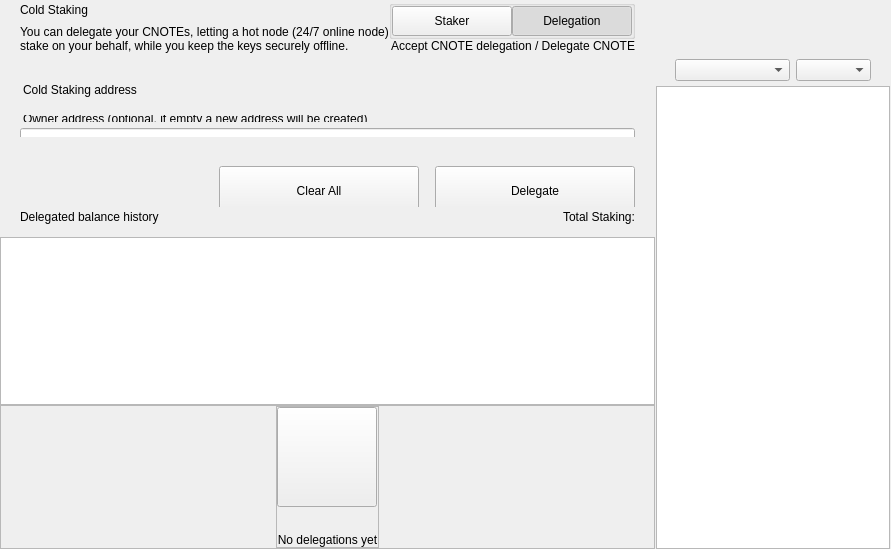
<?xml version="1.0" encoding="UTF-8"?>
<ui version="4.0">
 <class>ColdStakingWidget</class>
 <widget class="QWidget" name="ColdStakingWidget">
  <property name="geometry">
   <rect>
    <x>0</x>
    <y>0</y>
    <width>629</width>
    <height>549</height>
   </rect>
  </property>
  <property name="windowTitle">
   <string>Form</string>
  </property>
  <layout class="QHBoxLayout" name="horizontalLayout_1" stretch="2,1">
   <property name="spacing">
    <number>0</number>
   </property>
   <property name="leftMargin">
    <number>0</number>
   </property>
   <property name="topMargin">
    <number>0</number>
   </property>
   <property name="rightMargin">
    <number>0</number>
   </property>
   <property name="bottomMargin">
    <number>0</number>
   </property>
   <item>
    <widget class="QWidget" name="left" native="true">
     <layout class="QVBoxLayout" name="verticalLayout_3">
      <property name="leftMargin">
       <number>0</number>
      </property>
      <property name="topMargin">
       <number>0</number>
      </property>
      <property name="rightMargin">
       <number>0</number>
      </property>
      <property name="bottomMargin">
       <number>0</number>
      </property>
      <item>
       <layout class="QVBoxLayout" name="verticalLayout_2">
        <property name="spacing">
         <number>0</number>
        </property>
        <item>
         <layout class="QVBoxLayout" name="verticalLayoutTop">
          <property name="spacing">
           <number>0</number>
          </property>
          <property name="leftMargin">
           <number>0</number>
          </property>
          <property name="rightMargin">
           <number>0</number>
          </property>
          <item>
           <widget class="QWidget" name="containerTitle" native="true">
            <property name="sizePolicy">
             <sizepolicy hsizetype="Preferred" vsizetype="Minimum">
              <horstretch>0</horstretch>
              <verstretch>0</verstretch>
             </sizepolicy>
            </property>
            <property name="maximumSize">
             <size>
              <width>16777215</width>
              <height>100</height>
             </size>
            </property>
            <layout class="QHBoxLayout" name="containerTitleLayout">
             <property name="spacing">
              <number>0</number>
             </property>
             <property name="leftMargin">
              <number>20</number>
             </property>
             <property name="topMargin">
              <number>0</number>
             </property>
             <property name="rightMargin">
              <number>20</number>
             </property>
             <property name="bottomMargin">
              <number>0</number>
             </property>
             <item>
              <layout class="QVBoxLayout" name="verticalLayout11">
               <property name="spacing">
                <number>5</number>
               </property>
               <item>
                <widget class="QLabel" name="labelTitle">
                 <property name="text">
                  <string>Cold Staking</string>
                 </property>
                </widget>
               </item>
               <item>
                <widget class="QLabel" name="labelSubtitle1">
                 <property name="maximumSize">
                  <size>
                   <width>16777215</width>
                   <height>16777215</height>
                  </size>
                 </property>
                 <property name="text">
                  <string>You can delegate your CNOTEs, letting a hot node (24/7 online node)
stake on your behalf, while you keep the keys securely offline.</string>
                 </property>
                </widget>
               </item>
              </layout>
             </item>
             <item>
              <spacer name="horizontalSpacer">
               <property name="orientation">
                <enum>Qt::Horizontal</enum>
               </property>
               <property name="sizeHint" stdset="0">
                <size>
                 <width>40</width>
                 <height>20</height>
                </size>
               </property>
              </spacer>
             </item>
             <item>
              <widget class="QWidget" name="containerViewPrivacyChecks" native="true">
               <layout class="QVBoxLayout" name="containerPrivacyChecks">
                <property name="spacing">
                 <number>0</number>
                </property>
                <property name="leftMargin">
                 <number>0</number>
                </property>
                <property name="topMargin">
                 <number>0</number>
                </property>
                <property name="rightMargin">
                 <number>0</number>
                </property>
                <property name="bottomMargin">
                 <number>0</number>
                </property>
                <item alignment="Qt::AlignHCenter|Qt::AlignVCenter">
                 <widget class="QGroupBox" name="groupBox">
                  <property name="title">
                   <string/>
                  </property>
                  <layout class="QHBoxLayout" name="horizontalLayout_2_1">
                   <property name="spacing">
                    <number>0</number>
                   </property>
                   <property name="leftMargin">
                    <number>0</number>
                   </property>
                   <property name="topMargin">
                    <number>0</number>
                   </property>
                   <property name="rightMargin">
                    <number>0</number>
                   </property>
                   <property name="bottomMargin">
                    <number>0</number>
                   </property>
                   <item>
                    <widget class="QPushButton" name="pushLeft">
                     <property name="minimumSize">
                      <size>
                       <width>120</width>
                       <height>30</height>
                      </size>
                     </property>
                     <property name="maximumSize">
                      <size>
                       <width>120</width>
                       <height>30</height>
                      </size>
                     </property>
                     <property name="focusPolicy">
                      <enum>Qt::NoFocus</enum>
                     </property>
                     <property name="text">
                      <string>Staker</string>
                     </property>
                     <property name="checkable">
                      <bool>true</bool>
                     </property>
                     <property name="autoExclusive">
                      <bool>true</bool>
                     </property>
                    </widget>
                   </item>
                   <item>
                    <widget class="QPushButton" name="pushRight">
                     <property name="minimumSize">
                      <size>
                       <width>120</width>
                       <height>30</height>
                      </size>
                     </property>
                     <property name="maximumSize">
                      <size>
                       <width>120</width>
                       <height>30</height>
                      </size>
                     </property>
                     <property name="focusPolicy">
                      <enum>Qt::NoFocus</enum>
                     </property>
                     <property name="text">
                      <string>Delegation</string>
                     </property>
                     <property name="checkable">
                      <bool>true</bool>
                     </property>
                     <property name="checked">
                      <bool>true</bool>
                     </property>
                     <property name="autoExclusive">
                      <bool>true</bool>
                     </property>
                    </widget>
                   </item>
                  </layout>
                 </widget>
                </item>
                <item alignment="Qt::AlignTop">
                 <widget class="QLabel" name="labelSubtitle2">
                  <property name="text">
                   <string>Accept CNOTE delegation / Delegate CNOTE</string>
                  </property>
                  <property name="alignment">
                   <set>Qt::AlignRight|Qt::AlignTrailing|Qt::AlignVCenter</set>
                  </property>
                 </widget>
                </item>
               </layout>
              </widget>
             </item>
            </layout>
           </widget>
          </item>
          <item>
           <spacer name="verticalSpacer_2">
            <property name="orientation">
             <enum>Qt::Vertical</enum>
            </property>
            <property name="sizeType">
             <enum>QSizePolicy::Fixed</enum>
            </property>
            <property name="sizeHint" stdset="0">
             <size>
              <width>20</width>
              <height>30</height>
             </size>
            </property>
           </spacer>
          </item>
          <item>
           <widget class="QWidget" name="containerSend" native="true">
            <property name="minimumSize">
             <size>
              <width>0</width>
              <height>50</height>
             </size>
            </property>
            <layout class="QVBoxLayout" name="containerSendRow">
             <property name="spacing">
              <number>6</number>
             </property>
             <property name="leftMargin">
              <number>0</number>
             </property>
             <property name="topMargin">
              <number>0</number>
             </property>
             <property name="rightMargin">
              <number>0</number>
             </property>
             <property name="bottomMargin">
              <number>0</number>
             </property>
             <item>
              <widget class="QLabel" name="labelEditTitle">
               <property name="maximumSize">
                <size>
                 <width>16777215</width>
                 <height>30</height>
                </size>
               </property>
               <property name="styleSheet">
                <string notr="true">padding-left:20px; padding-bottom:3px;</string>
               </property>
               <property name="text">
                <string>Cold Staking address</string>
               </property>
              </widget>
             </item>
             <item>
              <spacer name="verticalSpacer_6">
               <property name="orientation">
                <enum>Qt::Vertical</enum>
               </property>
               <property name="sizeType">
                <enum>QSizePolicy::Fixed</enum>
               </property>
               <property name="sizeHint" stdset="0">
                <size>
                 <width>20</width>
                 <height>9</height>
                </size>
               </property>
              </spacer>
             </item>
             <item>
              <widget class="QWidget" name="containerOwner" native="true">
               <layout class="QVBoxLayout" name="vContainerOwner">
                <property name="spacing">
                 <number>4</number>
                </property>
                <property name="leftMargin">
                 <number>20</number>
                </property>
                <property name="topMargin">
                 <number>0</number>
                </property>
                <property name="rightMargin">
                 <number>20</number>
                </property>
                <property name="bottomMargin">
                 <number>0</number>
                </property>
                <item>
                 <widget class="QLabel" name="labelSubtitleDescription">
                  <property name="maximumSize">
                   <size>
                    <width>16777215</width>
                    <height>20</height>
                   </size>
                  </property>
                  <property name="styleSheet">
                   <string notr="true">margin-bottom:2px;
                   margin-left:0.05px;
                   padding:0px;</string>
                  </property>
                  <property name="text">
                   <string>Owner address (optional, if empty a new address will be created)</string>
                  </property>
                 </widget>
                </item>
                <item>
                 <widget class="QLineEdit" name="lineEditOwnerAddress">
                  <property name="minimumSize">
                   <size>
                    <width>0</width>
                    <height>50</height>
                   </size>
                  </property>
                  <property name="maximumSize">
                   <size>
                    <width>16777215</width>
                    <height>50</height>
                   </size>
                  </property>
                  <property name="styleSheet">
                   <string notr="true"/>
                  </property>
                  <property name="placeholderText">
                   <string>Enter owner address</string>
                  </property>
                 </widget>
                </item>
               </layout>
              </widget>
             </item>
            </layout>
           </widget>
          </item>
         </layout>
        </item>
        <item>
         <spacer name="verticalSpacer_3">
          <property name="orientation">
           <enum>Qt::Vertical</enum>
          </property>
          <property name="sizeType">
           <enum>QSizePolicy::Minimum</enum>
          </property>
          <property name="sizeHint" stdset="0">
           <size>
            <width>20</width>
            <height>20</height>
           </size>
          </property>
         </spacer>
        </item>
        <item>
         <widget class="QWidget" name="containerBtn" native="true">
          <property name="minimumSize">
           <size>
            <width>0</width>
            <height>50</height>
           </size>
          </property>
          <layout class="QHBoxLayout" name="horizontalLayout">
           <property name="rightMargin">
            <number>20</number>
           </property>
           <item>
            <spacer name="horizontalSpacer_2">
             <property name="orientation">
              <enum>Qt::Horizontal</enum>
             </property>
             <property name="sizeHint" stdset="0">
              <size>
               <width>200</width>
               <height>20</height>
              </size>
             </property>
            </spacer>
           </item>
           <item>
            <layout class="QHBoxLayout" name="horizontalLayout_7">
             <item>
              <spacer name="horizontalSpacer_3">
               <property name="orientation">
                <enum>Qt::Horizontal</enum>
               </property>
               <property name="sizeType">
                <enum>QSizePolicy::Expanding</enum>
               </property>
               <property name="sizeHint" stdset="0">
                <size>
                 <width>40</width>
                 <height>20</height>
                </size>
               </property>
              </spacer>
             </item>
             <item>
              <widget class="QPushButton" name="pushButtonClear">
               <property name="minimumSize">
                <size>
                 <width>200</width>
                 <height>50</height>
                </size>
               </property>
               <property name="focusPolicy">
                <enum>Qt::NoFocus</enum>
               </property>
               <property name="text">
                <string>Clear All</string>
               </property>
              </widget>
             </item>
             <item>
              <spacer name="horizontalSpacer_4">
               <property name="orientation">
                <enum>Qt::Horizontal</enum>
               </property>
               <property name="sizeType">
                <enum>QSizePolicy::Fixed</enum>
               </property>
               <property name="sizeHint" stdset="0">
                <size>
                 <width>10</width>
                 <height>20</height>
                </size>
               </property>
              </spacer>
             </item>
             <item>
              <widget class="QPushButton" name="pushButtonSend">
               <property name="minimumSize">
                <size>
                 <width>200</width>
                 <height>50</height>
                </size>
               </property>
               <property name="maximumSize">
                <size>
                 <width>200</width>
                 <height>50</height>
                </size>
               </property>
               <property name="focusPolicy">
                <enum>Qt::NoFocus</enum>
               </property>
               <property name="text">
                <string>Delegate</string>
               </property>
              </widget>
             </item>
            </layout>
           </item>
          </layout>
         </widget>
        </item>
        <item>
         <widget class="QWidget" name="containerHistoryLabel" native="true">
          <layout class="QHBoxLayout" name="horizontalLayout_4">
           <property name="spacing">
            <number>0</number>
           </property>
           <property name="leftMargin">
            <number>20</number>
           </property>
           <property name="topMargin">
            <number>0</number>
           </property>
           <property name="rightMargin">
            <number>20</number>
           </property>
           <property name="bottomMargin">
            <number>0</number>
           </property>
           <item>
            <widget class="QWidget" name="verticalWidget" native="true">
             <property name="minimumSize">
              <size>
               <width>100</width>
               <height>0</height>
              </size>
             </property>
             <layout class="QVBoxLayout" name="verticalLayout_58">
              <property name="leftMargin">
               <number>0</number>
              </property>
              <property name="topMargin">
               <number>0</number>
              </property>
              <property name="rightMargin">
               <number>0</number>
              </property>
              <property name="bottomMargin">
               <number>0</number>
              </property>
              <item>
               <widget class="QLabel" name="labelListHistory">
                <property name="text">
                 <string>Delegated balance history</string>
                </property>
               </widget>
              </item>
             </layout>
            </widget>
           </item>
           <item>
            <spacer name="horizontalSpacer_5">
             <property name="orientation">
              <enum>Qt::Horizontal</enum>
             </property>
             <property name="sizeHint" stdset="0">
              <size>
               <width>40</width>
               <height>20</height>
              </size>
             </property>
            </spacer>
           </item>
           <item>
            <widget class="QLabel" name="labelStakingTotal">
             <property name="text">
              <string>Total Staking:</string>
             </property>
            </widget>
           </item>
          </layout>
         </widget>
        </item>
        <item>
         <layout class="QVBoxLayout" name="verticalLayout_64">
          <property name="spacing">
           <number>0</number>
          </property>
          <item>
           <spacer name="verticalSpacer_44">
            <property name="orientation">
             <enum>Qt::Vertical</enum>
            </property>
            <property name="sizeType">
             <enum>QSizePolicy::Fixed</enum>
            </property>
            <property name="sizeHint" stdset="0">
             <size>
              <width>20</width>
              <height>10</height>
             </size>
            </property>
           </spacer>
          </item>
          <item>
           <widget class="QListView" name="listView">
            <property name="enabled">
             <bool>true</bool>
            </property>
            <property name="mouseTracking">
             <bool>true</bool>
            </property>
           </widget>
          </item>
          <item>
           <widget class="QFrame" name="emptyContainer">
            <property name="minimumSize">
             <size>
              <width>0</width>
              <height>100</height>
             </size>
            </property>
            <property name="frameShape">
             <enum>QFrame::StyledPanel</enum>
            </property>
            <property name="frameShadow">
             <enum>QFrame::Raised</enum>
            </property>
            <layout class="QVBoxLayout" name="verticalLayout_71" stretch="1,8">
             <property name="spacing">
              <number>0</number>
             </property>
             <property name="leftMargin">
              <number>0</number>
             </property>
             <property name="topMargin">
              <number>0</number>
             </property>
             <property name="rightMargin">
              <number>0</number>
             </property>
             <property name="bottomMargin">
              <number>0</number>
             </property>
             <item>
              <spacer name="verticalSpacer">
               <property name="orientation">
                <enum>Qt::Vertical</enum>
               </property>
               <property name="sizeHint" stdset="0">
                <size>
                 <width>20</width>
                 <height>20</height>
                </size>
               </property>
              </spacer>
             </item>
             <item alignment="Qt::AlignHCenter|Qt::AlignVCenter">
              <widget class="QFrame" name="emptyScreen">
               <property name="sizePolicy">
                <sizepolicy hsizetype="Expanding" vsizetype="Expanding">
                 <horstretch>0</horstretch>
                 <verstretch>0</verstretch>
                </sizepolicy>
               </property>
               <property name="frameShape">
                <enum>QFrame::StyledPanel</enum>
               </property>
               <property name="frameShadow">
                <enum>QFrame::Raised</enum>
               </property>
               <layout class="QVBoxLayout" name="verticalLayout">
                <property name="spacing">
                 <number>30</number>
                </property>
                <property name="leftMargin">
                 <number>0</number>
                </property>
                <property name="topMargin">
                 <number>0</number>
                </property>
                <property name="rightMargin">
                 <number>0</number>
                </property>
                <property name="bottomMargin">
                 <number>0</number>
                </property>
                <item alignment="Qt::AlignHCenter|Qt::AlignVCenter">
                 <widget class="QPushButton" name="pushImgEmpty">
                  <property name="minimumSize">
                   <size>
                    <width>100</width>
                    <height>100</height>
                   </size>
                  </property>
                  <property name="maximumSize">
                   <size>
                    <width>100</width>
                    <height>100</height>
                   </size>
                  </property>
                  <property name="focusPolicy">
                   <enum>Qt::NoFocus</enum>
                  </property>
                  <property name="text">
                   <string/>
                  </property>
                  <property name="iconSize">
                   <size>
                    <width>100</width>
                    <height>100</height>
                   </size>
                  </property>
                 </widget>
                </item>
                <item alignment="Qt::AlignHCenter|Qt::AlignVCenter">
                 <widget class="QLabel" name="labelEmpty">
                  <property name="styleSheet">
                   <string notr="true"/>
                  </property>
                  <property name="text">
                   <string>No delegations yet</string>
                  </property>
                  <property name="alignment">
                   <set>Qt::AlignCenter</set>
                  </property>
                 </widget>
                </item>
               </layout>
              </widget>
             </item>
            </layout>
           </widget>
          </item>
         </layout>
        </item>
       </layout>
      </item>
     </layout>
    </widget>
   </item>
   <item>
    <widget class="QWidget" name="right" native="true">
     <layout class="QVBoxLayout" name="rightContainer">
      <property name="spacing">
       <number>0</number>
      </property>
      <property name="leftMargin">
       <number>1</number>
      </property>
      <property name="topMargin">
       <number>0</number>
      </property>
      <property name="rightMargin">
       <number>1</number>
      </property>
      <property name="bottomMargin">
       <number>0</number>
      </property>
      <item>
       <widget class="QWidget" name="containerRightButtons" native="true">
        <property name="minimumSize">
         <size>
          <width>0</width>
          <height>50</height>
         </size>
        </property>
        <layout class="QVBoxLayout" name="verticalLayout_4">
         <property name="leftMargin">
          <number>19</number>
         </property>
         <property name="topMargin">
          <number>0</number>
         </property>
         <property name="rightMargin">
          <number>19</number>
         </property>
         <property name="bottomMargin">
          <number>0</number>
         </property>
         <item>
          <widget class="OptionButton" name="btnCoinControl" native="true">
           <property name="minimumSize">
            <size>
             <width>0</width>
             <height>0</height>
            </size>
           </property>
          </widget>
         </item>
         <item>
          <widget class="OptionButton" name="btnColdStaking" native="true"/>
         </item>
         <item>
          <widget class="OptionButton" name="btnMyStakingAddresses" native="true">
           <property name="sizePolicy">
            <sizepolicy hsizetype="Preferred" vsizetype="Minimum">
             <horstretch>0</horstretch>
             <verstretch>0</verstretch>
            </sizepolicy>
           </property>
          </widget>
         </item>
        </layout>
       </widget>
      </item>
      <item>
       <widget class="QWidget" name="sortWidget" native="true">
        <layout class="QHBoxLayout" name="horizontalLayout_6">
         <property name="leftMargin">
          <number>19</number>
         </property>
         <property name="rightMargin">
          <number>19</number>
         </property>
         <property name="bottomMargin">
          <number>5</number>
         </property>
         <item>
          <spacer name="horizontalSpacer_6">
           <property name="orientation">
            <enum>Qt::Horizontal</enum>
           </property>
           <property name="sizeHint" stdset="0">
            <size>
             <width>40</width>
             <height>20</height>
            </size>
           </property>
          </spacer>
         </item>
         <item>
          <widget class="QComboBox" name="comboBoxSort">
           <property name="sizePolicy">
            <sizepolicy hsizetype="Preferred" vsizetype="Fixed">
             <horstretch>0</horstretch>
             <verstretch>0</verstretch>
            </sizepolicy>
           </property>
           <property name="minimumSize">
            <size>
             <width>115</width>
             <height>0</height>
            </size>
           </property>
          </widget>
         </item>
         <item>
          <widget class="QComboBox" name="comboBoxSortOrder">
           <property name="sizePolicy">
            <sizepolicy hsizetype="Preferred" vsizetype="Fixed">
             <horstretch>0</horstretch>
             <verstretch>0</verstretch>
            </sizepolicy>
           </property>
           <property name="minimumSize">
            <size>
             <width>75</width>
             <height>0</height>
            </size>
           </property>
          </widget>
         </item>
        </layout>
       </widget>
      </item>
      <item>
       <widget class="QListView" name="listViewStakingAddress">
        <property name="enabled">
         <bool>true</bool>
        </property>
        <property name="mouseTracking">
         <bool>true</bool>
        </property>
       </widget>
      </item>
     </layout>
    </widget>
   </item>
  </layout>
 </widget>
 <customwidgets>
  <customwidget>
   <class>OptionButton</class>
   <extends>QWidget</extends>
   <header>qt/c_note/optionbutton.h</header>
   <container>1</container>
  </customwidget>
 </customwidgets>
 <resources/>
 <connections/>
</ui>
